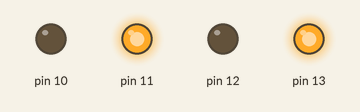
Simulated run of this sketch. Board: Arduino Uno, built with avr-gcc and run on an emulated ATmega328P. Shown: output pins drawn as LEDs (lit = HIGH). What the sketch prints to the serial monitor is not drawn.

Above: at 0.5 s.
At 3.5 s:
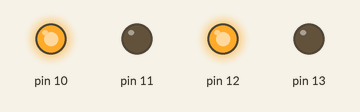
Timing chart, 0 to 4.6 s (numbered marks = the images above):
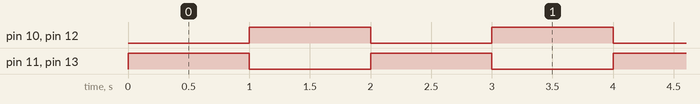

Measured:
- by itself, pin 10–13: alternates HIGH for 1.0 s and LOW for 1.0 s

The sketch:

07.ino
```cpp
void setup()
{
	pinMode(13,OUTPUT);
	pinMode(12,OUTPUT);
	pinMode(11,OUTPUT);
	pinMode(10,OUTPUT);
	Serial.begin(9600);
}
void loop()
{
	digitalWrite(13, HIGH);
	digitalWrite(12, LOW);
	digitalWrite(11, HIGH);
	digitalWrite(10, LOW);
	Serial.println("LED 13 a 11 svítí");
	Serial.println("LED 12 a 10 nesvítí");
	delay(1000);
	digitalWrite(12, HIGH);
	digitalWrite(13, LOW);
	digitalWrite(10, HIGH);
	digitalWrite(11, LOW);
	Serial.println("LED 13 a 11 nesvítí");
	Serial.println("LED 12 a 10 svítí");
	delay(1000);
}
```
